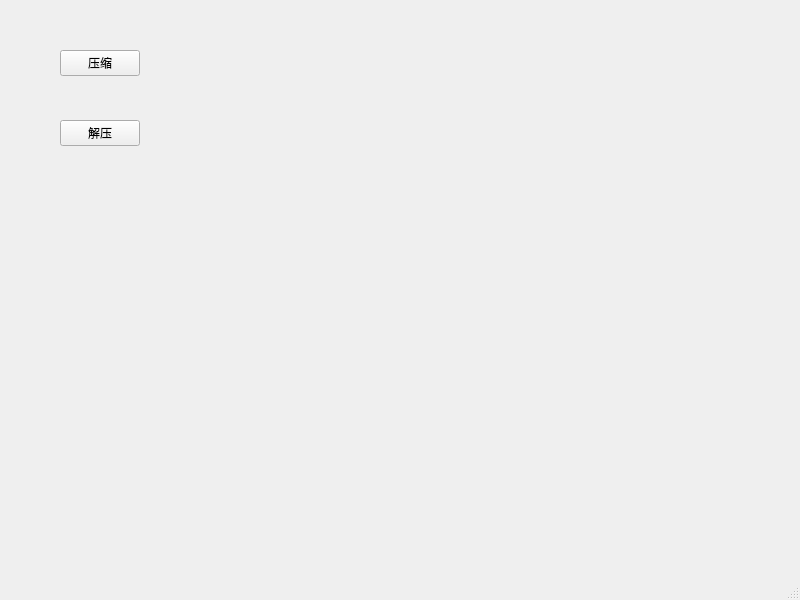
<?xml version="1.0" encoding="UTF-8"?>
<ui version="4.0">
 <class>ZipTest</class>
 <widget class="QMainWindow" name="ZipTest">
  <property name="geometry">
   <rect>
    <x>0</x>
    <y>0</y>
    <width>800</width>
    <height>600</height>
   </rect>
  </property>
  <property name="windowTitle">
   <string>MainWindow</string>
  </property>
  <widget class="QWidget" name="centralwidget">
   <widget class="QPushButton" name="btnZip">
    <property name="geometry">
     <rect>
      <x>60</x>
      <y>50</y>
      <width>80</width>
      <height>26</height>
     </rect>
    </property>
    <property name="text">
     <string>压缩</string>
    </property>
   </widget>
   <widget class="QPushButton" name="btnUnZip">
    <property name="geometry">
     <rect>
      <x>60</x>
      <y>120</y>
      <width>80</width>
      <height>26</height>
     </rect>
    </property>
    <property name="text">
     <string>解压</string>
    </property>
   </widget>
  </widget>
  <widget class="QMenuBar" name="menubar">
   <property name="geometry">
    <rect>
     <x>0</x>
     <y>0</y>
     <width>800</width>
     <height>23</height>
    </rect>
   </property>
  </widget>
  <widget class="QStatusBar" name="statusbar"/>
 </widget>
 <resources/>
 <connections/>
</ui>
